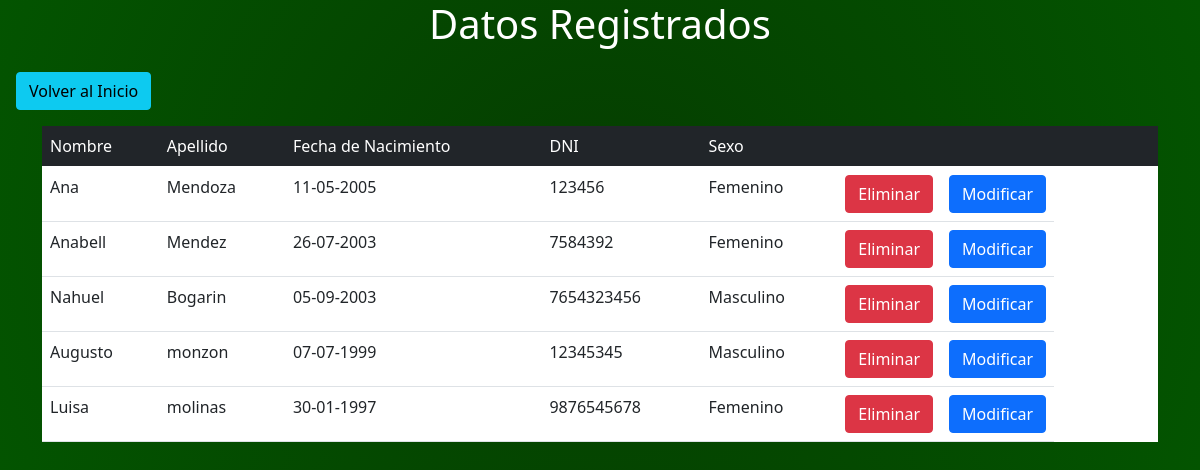
The page /pantallas/datos_programador.php on the database its author committed.
### tables this page shows
CREATE TABLE `persona` (
  `ID_Persona` int(30) NOT NULL,
  `Nombre` varchar(30) NOT NULL,
  `Apellido` varchar(30) NOT NULL,
  `F_Nacimiento` date NOT NULL,
  `DNI` varchar(30) NOT NULL,
  `Sexo` varchar(30) NOT NULL
);

### pantallas/datos_programador.php (the view, shortened to what this page needs)
<!DOCTYPE html>
<html lang="en">
<head>
    <link rel="stylesheet" href="https://cdn.jsdelivr.net/npm/bootstrap@5.0.2/dist/css/bootstrap.min.css">
    <link rel="stylesheet" href="../assets/estiloInicio.css">
</head>
<body class="fondo">
    <h1 class="text-center">Datos Registrados</h1>
    <a name="" id="" class="btn btn-info m-3" href="../index.php" role="button">Volver al Inicio</a>
    <div class="container">
        <div class="table-responsive">
            <?php
            require("../base_de_datos/Conexion.php");
            $sql = 'SELECT * FROM persona';
            $result = $mysqli->query($sql) or die($mysqli->error);
            ?>
            <table class="table" style="background-color: #ffffff;">
                <tr>
                    <thead class="table-dark">
                        <td class="Nombre">Nombre</td>
                        <td class="Apellido">Apellido</td>
                        <td class="F_Nacimiento">Fecha de Nacimiento</td>
                        <td class="DNI">DNI</td>
                        <td class="Sexo">Sexo</td>
                        <td class="" colspan="2"></td>
                    </thead>
                </tr>
                <tbody>
                    <?php while ($programador = mysqli_fetch_assoc($result)) { ?>
                        <tr>
                            <td class="Nombre"><?php echo $programador["Nombre"]; ?></td>
                            <td class="Apellido"><?php echo $programador["Apellido"]; ?></td>
                            <td class="F_Nacimiento"><?php echo date("d-m-Y", strtotime($programador['F_Nacimiento'])); ?></td>
                            <td class="DNI"><?php echo $programador["DNI"]; ?></td>
                            <td class="Sexo"><?php echo $programador["Sexo"]; ?></td>
                            <td class="btn-group">
                                <a href="<?php echo "../base_de_datos/eliminarDatos.php?id=", $programador['ID_Persona']; ?>">
                                <button class="btn btn-danger">Eliminar</button>
                                </a>
                            </td>
                            <td class="btn-group">
                                <a href="<?php echo "../base_de_datos/modificarDatos.php?id=", $programador['ID_Persona']; ?>">
                                    <button class="btn btn-primary">Modificar</button>
                                </a>
                            </td>
                        </tr>
                    <?php
                    }
                    ?>
                </tbody>
            </table>
        </div>
    </div>
</body>
</html>

### base_de_datos/Conexion.php (shortened to what this page needs)
<!DOCTYPE html>
<html lang="en">
<head>
</head>
<body>
</body>
</html>

### assets/estiloInicio.css (style rules this page uses)
h1 { justify-content: center; -ms-flex-align: center; color: rgb(255, 255, 255); }
.fondo { background: rgb(31,255,0); background: radial-gradient(circle, rgba(31,255,0,1) 0%, rgba(55,250,0,1) 0%, rgba(5,61,0,1) 0%, rgba(3,84,0,1) 100%); }
.container { border-radius: 15px ; }

### rows shown on the page
persona: Nombre "Ana", Apellido "Mendoza", F_Nacimiento "11-05-2005", DNI "123456", Sexo "Femenino"
persona: Nombre "Anabell", Apellido "Mendez", F_Nacimiento "26-07-2003", DNI "7584392", Sexo "Femenino"
persona: Nombre "Nahuel", Apellido "Bogarin", F_Nacimiento "05-09-2003", DNI "7654323456", Sexo "Masculino"
persona: Nombre "Augusto", Apellido "monzon", F_Nacimiento "07-07-1999", DNI "12345345", Sexo "Masculino"
persona: Nombre "Luisa", Apellido "molinas", F_Nacimiento "30-01-1997", DNI "9876545678", Sexo "Femenino"
